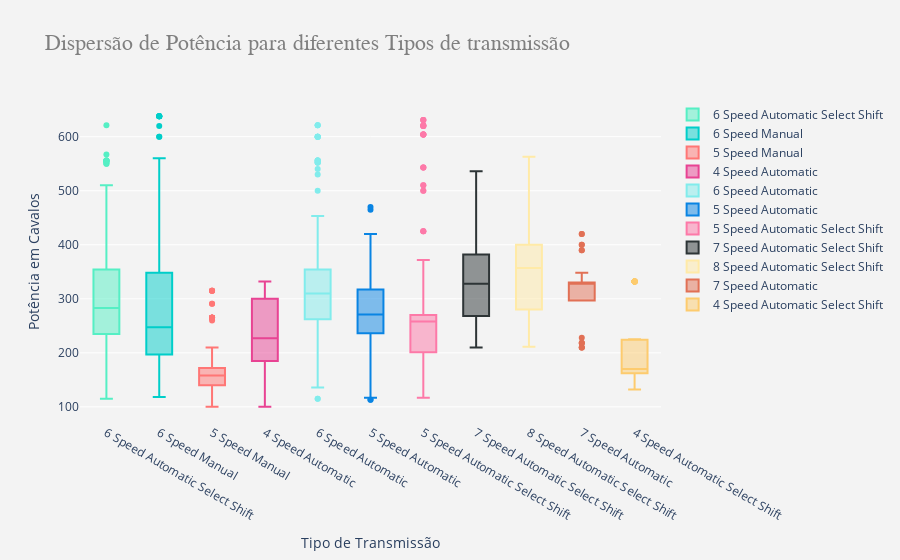

The notebook cell saved with this chart:
### Code cell
transmissoes = df["Transmission"].unique()
cores = ['#55efc4', '#00cec9', '#ff7675', '#e84393', "#81ecec", "#0984e3", "#fd79a8", "#2d3436", "#ffeaa7", "#e17055", "#fdcb6e", "#a29bfe", "#b2bec3"]
data = []

for i, t in enumerate(transmissoes):
    # Gerando gráficos para Gasolina
    trace = go.Box(y = df.loc[df['Transmission'] == t, 'Horsepower'],
                   name = t,
                   marker = {'color': cores[i]})
    data.append(trace)

layout = go.Layout(title = 'Dispersão de Potência para diferentes Tipos de transmissão',
                   titlefont = {'family': 'Arial',
                                'size': 22,
                                'color': '#7f7f7f'},
                   xaxis = {'title': 'Tipo de Transmissão'},
                   yaxis = {'title': 'Potência em Cavalos'},
                   paper_bgcolor = 'rgb(243, 243, 243)',
                   plot_bgcolor = 'rgb(243, 243, 243)')

fig = go.Figure(data=data, layout=layout)
#fig.show(renderer="colab")
py.iplot(fig)

### Figure 1 — Plotly figure (JSON) as saved in the notebook; plotly's stock layout.template omitted (floating-point values rounded to 4 significant figures; data arrays with more than 128 entries replaced by an {"elided": "..."} marker saying what was removed)
{"data": [{"marker": {"color": "#55efc4"}, "name": "6 Speed Automatic Select Shift", "type": "box", "y": {"elided": "1313 int values"}}, {"marker": {"color": "#00cec9"}, "name": "6 Speed Manual", "type": "box", "y": {"elided": "734 int values"}}, {"marker": {"color": "#ff7675"}, "name": "5 Speed Manual", "type": "box", "y": {"elided": "393 int values"}}, {"marker": {"color": "#e84393"}, "name": "4 Speed Automatic", "type": "box", "y": {"elided": "671 int values"}}, {"marker": {"color": "#81ecec"}, "name": "6 Speed Automatic", "type": "box", "y": {"elided": "767 int values"}}, {"marker": {"color": "#0984e3"}, "name": "5 Speed Automatic", "type": "box", "y": {"elided": "654 int values"}}, {"marker": {"color": "#fd79a8"}, "name": "5 Speed Automatic Select Shift", "type": "box", "y": {"elided": "216 int values"}}, {"marker": {"color": "#2d3436"}, "name": "7 Speed Automatic Select Shift", "type": "box", "y": [332, 332, 332, 332, 332, 332, 332, 332, 228, 268, 228, 228, 451, 228, 451, 228, 228, 268, 228, 382, 518, 536, 429, 382, 507, 507, 382, 268, 382, 268, 268, 382, 268, 382, 382, 268, 518, 382, 382, 268, 518, 210, 268, 268, 382, 382, 210, 335, 382, 382, 335, 210, 268, 268, 268, 268, 268, 210, 268, 382, 210, 503, 268, 268, 268, 210, 382, 382, 518, 300, 355, 300, 228, 228, 228, 228, 302, 228, 330, 330, 420, 420, 228, 300, 332, 332, 332, 332, 218, 218, 218, 328, 328, 330, 330, 330, 325, 348, 297, 297, 297, 297, 303, 303, 390, 400, 400, 320, 414, 320, 414]}, {"marker": {"color": "#ffeaa7"}, "name": "8 Speed Automatic Select Shift", "type": "box", "y": [211, 211, 211, 211, 563, 211, 211, 211, 563, 310, 310, 372, 372, 211, 211, 333, 280, 225, 380, 357, 380, 357, 380, 357, 380, 357, 333, 272, 225, 385, 333, 429, 300, 400, 300, 400, 400, 400, 400, 300, 300, 535, 535, 455, 455, 455, 380, 500, 300, 400, 342, 240, 300, 400, 300, 300, 300, 300, 400, 342, 416, 416, 240, 300, 400, 429, 429, 416, 380, 380, 380, 380, 211, 372, 372, 500, 280, 280, 280, 225, 225, 225, 380, 240, 240, 240, 300, 300, 400, 400, 505]}, {"marker": {"color": "#e17055"}, "name": "7 Speed Automatic", "type": "box", "y": [332, 297, 297, 297, 297, 210, 228, 303, 303, 390, 303, 303, 390, 303, 303, 330, 330, 420, 420, 218, 218, 218, 325, 325, 325, 328, 328, 328, 328, 328, 330, 330, 330, 330, 330, 330, 348, 400, 400, 210, 210]}, {"marker": {"color": "#fdcb6e"}, "name": "4 Speed Automatic Select Shift", "type": "box", "y": [132, 132, 132, 156, 156, 156, 140, 173, 173, 173, 173, 162, 162, 162, 162, 162, 162, 162, 162, 162, 162, 162, 225, 225, 225, 225, 225, 225, 160, 160, 160, 160, 332, 332, 332, 332, 332, 332, 173, 224, 170, 170, 224, 170, 170, 224, 170, 170, 224, 170, 170, 170, 170, 170, 224, 170, 170, 224, 170, 170, 170, 170, 158, 158, 158, 158, 158, 332, 332, 332, 332, 173, 173, 332, 332, 332, 332, 160, 160, 170, 170, 170, 170, 224, 224]}], "layout": {"paper_bgcolor": "rgb(243, 243, 243)", "plot_bgcolor": "rgb(243, 243, 243)", "title": {"font": {"color": "#7f7f7f", "family": "Arial", "size": 22}, "text": "Dispersão de Potência para diferentes Tipos de transmissão"}, "xaxis": {"title": {"text": "Tipo de Transmissão"}}, "yaxis": {"title": {"text": "Potência em Cavalos"}}}}
